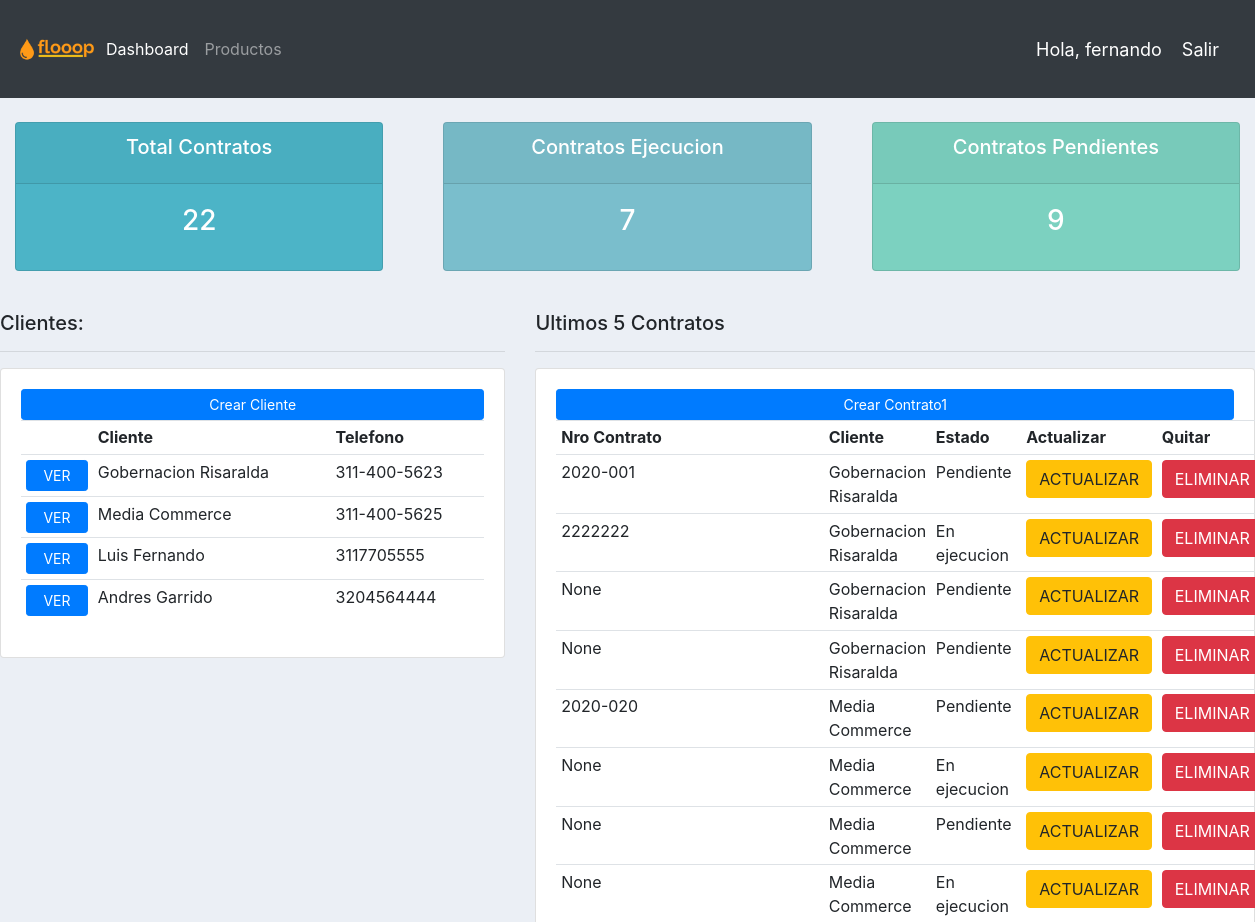
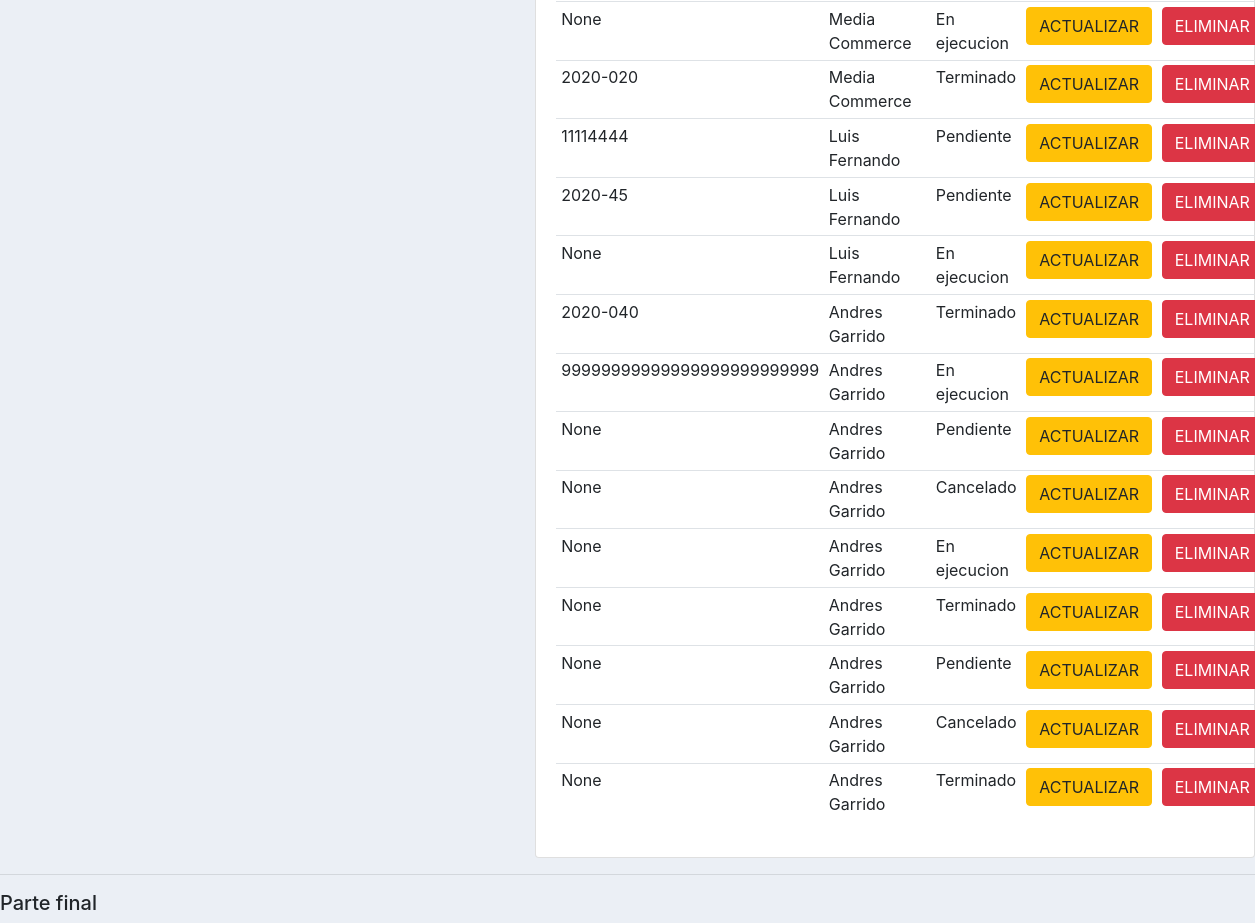
The app's page / (signed in) with its own data (2 pictures, top to bottom).
### webapp/models.py (models this page shows, shortened)
class Cliente(models.Model):
  TIPO_CLIENTE = (
    ('Gobierno', 'Gobierno'),
    ('Particular', 'Particular'),
    ('Empresarial', 'Empresarial'),
  )
  NIT = models.CharField(max_length=40, null=True)
  nombre = models.CharField(max_length=100, null=True)
  direccion = models.CharField(max_length=200, null=True)
  telefono = models.CharField(max_length=40, null=True)
  email = models.CharField(max_length=100, null=True)
  tipo_cliente = models.CharField(max_length=40, null=True, choices=TIPO_CLIENTE)
  fecha_creacion = models.DateTimeField(auto_now_add=True, null=True)
  def __str__(self):
		  return self.nombre

class Contrato(models.Model):
  ESTADO_CONTRATO = (
    ('En ejecucion', 'En ejecucion'),
    ('Terminado', 'Terminado'),
    ('Pendiente', 'Pendiente'),
    ('Cancelado', 'Cancelado'),
  )
  TECNICO = (
    ('Ricardo Aleman', 'Ricardo Aleman'),
    ('Hernan Vidaure', 'Hernan Vidaure'),
    ('Jeyson Porras', 'Jeyson Porras'),
    ('Natalia Ramirez', 'Natalia Ramirez'),
  )
  cliente = models.ForeignKey(Cliente, null=True, on_delete=models.SET_NULL)
  equipo = models.ForeignKey(Equipo, null=True, on_delete=models.SET_NULL)
  nroContrato = models.CharField(max_length=30, null=True)
  fecha_inicio = models.DateTimeField(auto_now_add=True, null=True)
  fecha_terminacion = models.DateTimeField(auto_now_add=True, null=True)
  print = models.CharField(max_length=100, null=True)
  fecha_creacion = models.DateTimeField(auto_now_add=True, null=True)
  valor = models.FloatField(null=True)
  estado_contrato = models.CharField(max_length=60, null=True, choices=ESTADO_CONTRATO)
  tecnico = models.CharField(max_length=60, null=True, choices=TECNICO)

### webapp/decorators.py (the view)
        def wrapper_func(request, *args, **kwargs):
            group = None
            if request.user.groups.exists():
                group = request.user.groups.all()[0].name
            if group in allowed_roles:
                return view_func(request, *args, **kwargs)
            else:
                return HttpResponse('No estas autorizado para esta pagina')

### webapp/views.py (called while the page is built)
@login_required(login_url='login')
@usuario_permitido(allowed_roles=['admin', 'cliente'])
def home(request):
    contratos = Contrato.objects.all().order_by('cliente')
    clientes = Cliente.objects.all()
    total_clientes = clientes.count()
    total_contratos = contratos.count()
    ejecucion = contratos.filter(estado_contrato="En ejecucion").count()
    pendiente = contratos.filter(estado_contrato="Pendiente").count()
    context = {'contratos': contratos, 'clientes': clientes,
               'total_clientes': total_clientes, 'total_contratos': total_contratos,
               'ejecucion': ejecucion, 'pendiente': pendiente}
    return render(request, 'webapp/dashboard.html', context)

### webapp/templates/webapp/dashboard.html
{%  extends 'webapp/main.html' %}
{% block contenido %}
{%  include 'webapp/estado.html' %}
<br>
<div class="row">
	<div class="col-md-5">
		<h5>Clientes:</h5>
		<hr>
		<div class="card card-body">
			<a class="btn btn-primary  btn-sm btn-block" href="">Crear Cliente</a>
			<table class="table table-sm">
				<tr>
					<th></th>
					<th>Cliente</th>
					<th>Telefono</th>
				</tr>
				{% for cliente in clientes %}
						<tr>
							<td><a class="btn btn-primary  btn-sm btn-block" href="{% url 'clientes' cliente.id  %}">VER</a></td>
							<td>{{cliente.nombre}}</td>
							<td>{{cliente.telefono}}</td>
						</tr>
				{% endfor %}
			</table>
		</div>
	</div>
	<div class="col-md-7">
		<h5>Ultimos 5  Contratos</h5>
		<hr>
		<div class="card card-body">
			<a class="btn btn-primary  btn-sm btn-block" href="{% url 'crear_contrato1'  %}">Crear Contrato1</a>
			<table class="table table-sm">
				<tr>
					<th>Nro Contrato</th>
					<th>Cliente</th>
					<th>Estado</th>
					<th>Actualizar</th>
					<th>Quitar</th>
				</tr>
				{% for contrato in contratos %}
						<tr>
							<td>{{contrato.nroContrato}}</td>
							<td>{{contrato.cliente}}</td>
							<td>{{contrato.estado_contrato}}</td>
							<td><a class="btn btn-warning" href="{% url 'actualizar_contrato' contrato.id  %}">ACTUALIZAR</a></td>
							<td><a class="btn btn-danger" href="{% url 'borrar_contrato' contrato.id  %}">ELIMINAR</a></td>
						</tr>
				{% endfor %}
			</table>
		</div>
	</div>
</div>
{% endblock %}

### webapp/templates/webapp/main.html (shortened to what this page needs)
<!DOCTYPE html>
<html lang="en">
<head>
    <link rel="stylesheet" href="https://stackpath.bootstrapcdn.com/bootstrap/4.3.1/css/bootstrap.min.css">
</head>
<body>
    {%  include 'webapp/navbar.html' %}
    {% block contenido %}
    {% endblock %}
    <hr>
    <h5>Parte final</h5>
</body>
</html>

### webapp/templates/webapp/navbar.html (shortened to what this page needs)
{% load static %}
<nav class="navbar navbar-expand-lg navbar-dark bg-dark">
  <img src="{% static 'images/logo.png' %}" alt="Smiley face" height="82" width="82">
  <div class="collapse navbar-collapse" id="navbarNav">
    <ul class="navbar-nav">
      {% if request.user.is_staff %}
      <li class="nav-item active">
        <a class="nav-link" href="{% url 'inicio' %}">Dashboard </a>
      </li>
      <li class="nav-item">
        <a class="nav-link" href="{% url 'productos' %}">Productos</a>
      </li>
      {% endif %}
    </ul>
  </div>
  <span class="hello-msg">Hola, {{request.user}}</span>
  <span ><a class="hello-msg" href="{% url 'logout' %}">Salir</a></span>
</nav>

### webapp/templates/webapp/estado.html
<br>
<div class="row">
	<div class="col">
		<div class="col-md">
			<div class="card text-center text-white  mb-3" id="total-orders">
			  	<div class="card-header">
			  		<h5 class="card-title">Total Contratos</h5>
			  	</div>
			  	<div class="card-body">
			    	<h3 class="card-title">{{total_contratos}}</h3>
			  	</div>
			</div>
		</div>
	</div>
	<div class="col">
		<div class="col-md">
			<div class="card text-center text-white  mb-3" id="orders-delivered">
			  	<div class="card-header">
			  		<h5 class="card-title">Contratos Ejecucion</h5>
			  	</div>
			  	<div class="card-body">
			    	<h3 class="card-title">{{ejecucion}}</h3>
			  	</div>
			</div>
		</div>
	</div>
	<div class="col">
		<div class="col-md">
			<div class="card text-center text-white  mb-3" id="orders-pending">
			  	<div class="card-header">
			  		<h5 class="card-title">Contratos Pendientes</h5>
			  	</div>
			  	<div class="card-body">
			    	<h3 class="card-title">{{pendiente}}</h3>
			  	</div>
			</div>
		</div>
	</div>
</div>

### webapp/templates/webapp/main.html (style rules this page uses)
body { background-color: #ebeff5; }
#total-orders { background-color: #4cb4c7; }
#orders-delivered { background-color: #7abecc; }
#orders-pending { background-color: #7cd1c0; }

### webapp/templates/webapp/navbar.html (style rules this page uses)
.hello-msg { font-size: 18px; color: #fff; margin-right: 20px; }

### records on screen
Cliente: nombre "Gobernacion Risaralda", telefono "311-400-5623"
Cliente: nombre "Media Commerce", telefono "311-400-5625"
Cliente: nombre "Luis Fernando", telefono "3117705555"
Cliente: nombre "Andres Garrido", telefono "3204564444"
Contrato: nroContrato "2020-001", cliente "Gobernacion Risaralda", estado_contrato "Pendiente"
Contrato: nroContrato "2222222", cliente "Gobernacion Risaralda", estado_contrato "En ejecucion"
Contrato: nroContrato "None", cliente "Gobernacion Risaralda", estado_contrato "Pendiente"
Contrato: nroContrato "None", cliente "Gobernacion Risaralda", estado_contrato "Pendiente"
Contrato: nroContrato "2020-020", cliente "Media Commerce", estado_contrato "Pendiente"
Contrato: nroContrato "None", cliente "Media Commerce", estado_contrato "En ejecucion"
Contrato: nroContrato "None", cliente "Media Commerce", estado_contrato "Pendiente"
Contrato: nroContrato "None", cliente "Media Commerce", estado_contrato "En ejecucion"
Contrato: nroContrato "None", cliente "Media Commerce", estado_contrato "En ejecucion"
Contrato: nroContrato "2020-020", cliente "Media Commerce", estado_contrato "Terminado"
Contrato: nroContrato "11114444", cliente "Luis Fernando", estado_contrato "Pendiente"
Contrato: nroContrato "2020-45", cliente "Luis Fernando", estado_contrato "Pendiente"
Contrato: nroContrato "None", cliente "Luis Fernando", estado_contrato "En ejecucion"
Contrato: nroContrato "2020-040", cliente "Andres Garrido", estado_contrato "Terminado"
Contrato: nroContrato "99999999999999999999999999", cliente "Andres Garrido", estado_contrato "En ejecucion"
Contrato: nroContrato "None", cliente "Andres Garrido", estado_contrato "Pendiente"
Contrato: nroContrato "None", cliente "Andres Garrido", estado_contrato "Cancelado"
Contrato: nroContrato "None", cliente "Andres Garrido", estado_contrato "En ejecucion"
Contrato: nroContrato "None", cliente "Andres Garrido", estado_contrato "Terminado"
Contrato: nroContrato "None", cliente "Andres Garrido", estado_contrato "Pendiente"
Contrato: nroContrato "None", cliente "Andres Garrido", estado_contrato "Cancelado"
Contrato: nroContrato "None", cliente "Andres Garrido", estado_contrato "Terminado"

### other values on screen
{{ request.user }} "fernando"
{{ total_contratos }} "22"
{{ ejecucion }} "7"
{{ pendiente }} "9"
